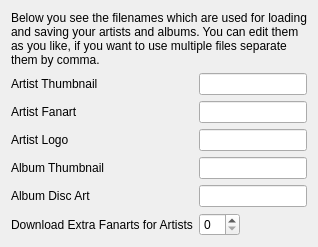
      <widget class="QWidget" name="page_music">
       <layout class="QVBoxLayout" name="verticalLayout_17" stretch="0,1">
        <item>
         <widget class="QLabel" name="label_60">
          <property name="text">
           <string>Below you see the filenames which are used for loading and saving your artists and albums. You can edit them as you like, if you want to use multiple files separate them by comma.</string>
          </property>
          <property name="wordWrap">
           <bool>true</bool>
          </property>
         </widget>
        </item>
        <item>
         <layout class="QFormLayout" name="formLayout_9">
          <property name="fieldGrowthPolicy">
           <enum>QFormLayout::ExpandingFieldsGrow</enum>
          </property>
          <item row="0" column="0">
           <widget class="QLabel" name="label_64">
            <property name="text">
             <string>Artist Thumbnail</string>
            </property>
           </widget>
          </item>
          <item row="0" column="1">
           <widget class="QLineEdit" name="artistThumb">
            <property name="maximumSize">
             <size>
              <width>400</width>
              <height>16777215</height>
             </size>
            </property>
           </widget>
          </item>
          <item row="1" column="0">
           <widget class="QLabel" name="label_65">
            <property name="text">
             <string>Artist Fanart</string>
            </property>
           </widget>
          </item>
          <item row="1" column="1">
           <widget class="QLineEdit" name="artistFanart">
            <property name="maximumSize">
             <size>
              <width>400</width>
              <height>16777215</height>
             </size>
            </property>
           </widget>
          </item>
          <item row="2" column="0">
           <widget class="QLabel" name="label_66">
            <property name="text">
             <string>Artist Logo</string>
            </property>
           </widget>
          </item>
          <item row="2" column="1">
           <widget class="QLineEdit" name="artistLogo">
            <property name="maximumSize">
             <size>
              <width>400</width>
              <height>16777215</height>
             </size>
            </property>
           </widget>
          </item>
          <item row="3" column="0">
           <widget class="QLabel" name="label_67">
            <property name="text">
             <string>Album Thumbnail</string>
            </property>
           </widget>
          </item>
          <item row="3" column="1">
           <widget class="QLineEdit" name="albumThumb">
            <property name="maximumSize">
             <size>
              <width>400</width>
              <height>16777215</height>
             </size>
            </property>
           </widget>
          </item>
          <item row="4" column="0">
           <widget class="QLabel" name="label_68">
            <property name="text">
             <string>Album Disc Art</string>
            </property>
           </widget>
          </item>
          <item row="4" column="1">
           <widget class="QLineEdit" name="albumDiscArt">
            <property name="maximumSize">
             <size>
              <width>400</width>
              <height>16777215</height>
             </size>
            </property>
           </widget>
          </item>
          <item row="5" column="0">
           <widget class="QLabel" name="label_63">
            <property name="text">
             <string>Download Extra Fanarts for Artists</string>
            </property>
           </widget>
          </item>
          <item row="5" column="1">
           <widget class="QSpinBox" name="artistExtraFanarts">
            <property name="maximum">
             <number>20</number>
            </property>
           </widget>
          </item>
         </layout>
        </item>
       </layout>
      </widget>
